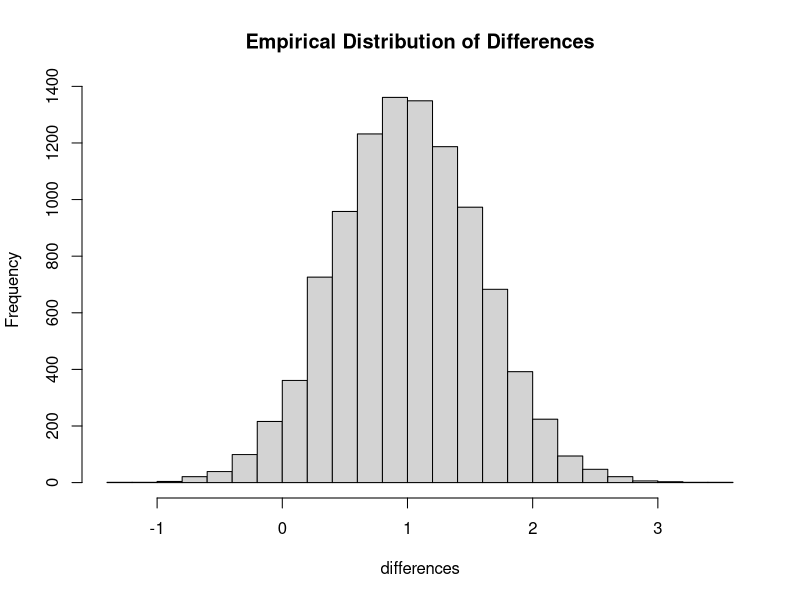
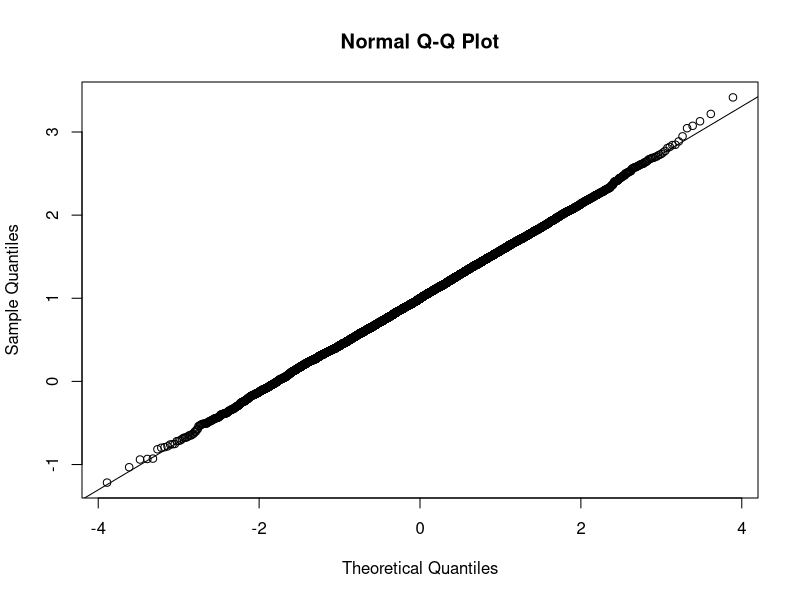
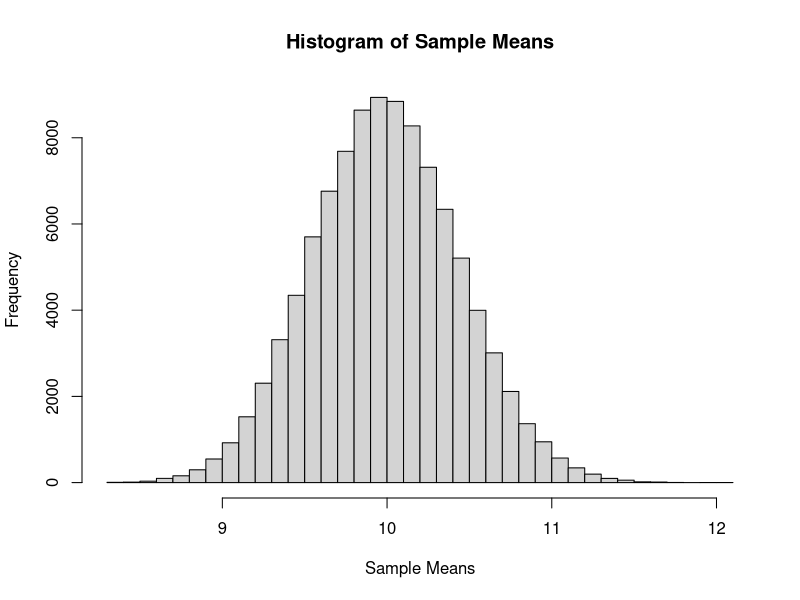
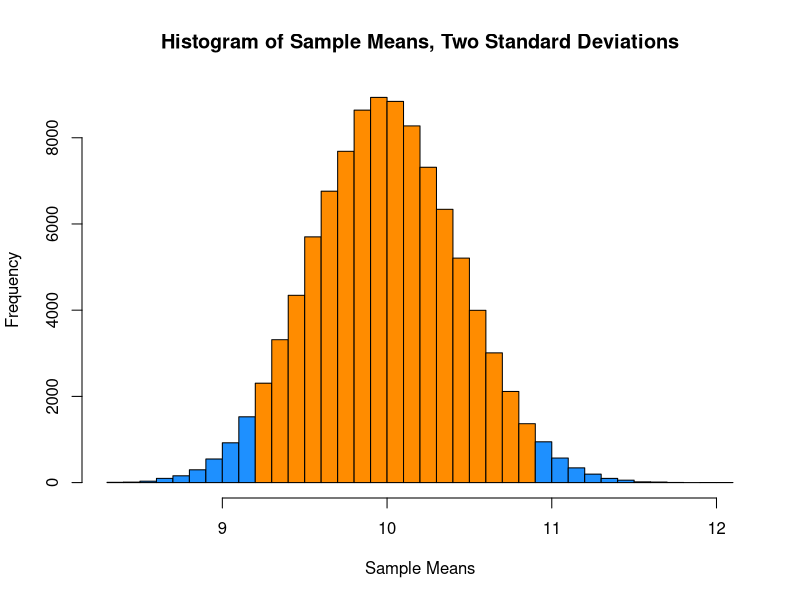

The R script that drew these images, in order:
## ---- chunk 1
3 + 2
3 - 2
3 * 2
3 / 2
## ---- chunk 2
3 ^ 2
2 ^ (-3)
100 ^ (1 / 2)
sqrt(1 / 2)
exp(1)
## ---- chunk 3
pi
exp(1)
## ---- chunk 4
log(10) # natural log
log10(1000) # base 10 log
log2(8) # base 2 log
log(16, base = 4) # base 4 log
## ---- chunk 5
sin(pi / 2)
cos(0)
## ---- chunk 6
c(1, 3, 5, 7, 8, 9)
## ---- chunk 7
x = c(1, 3, 5, 7, 8, 9)
x
## ---- chunk 8
(y = 1:100)
## ---- chunk 9
seq(from = 1.5, to = 4.2, by = 0.1)
## ---- chunk 10
seq(1.5, 4.2, 0.1)
## ---- chunk 11
rep(0.5, times = 10)
## ---- chunk 12
rep(x, 3)
## ---- chunk 13
x
x[3]
x[1:3]
x[-2]
x[c(1,3,4)]
## ---- chunk 14
x = 1:10
x + 1
2 * x
2 ^ x
sqrt(x)
log(x)
## ---- chunk 15
y
## ---- chunk 16
mean(y)
median(y)
## ---- chunk 17
var(y)
sd(y)
IQR(y)
min(y)
max(y)
range(y)
## ---- chunk 18
x = 1:9
x
X = matrix(x, nrow = 3, ncol = 3)
X
Y = matrix(x, nrow = 3, ncol = 3, byrow = TRUE)
Y
Z = matrix(0, 2, 4)
Z
X
X[1, 2]
X[1, ]
X[, 2]
X[2, c(1, 3)]
## ---- chunk 19
x = 1:9
rev(x)
rep(1, 9)
cbind(x, rev(x), rep(1, 9))
rbind(x, rev(x), rep(1, 9))
## ---- chunk 20
x = 1:9
y = 9:1
X = matrix(x, 3, 3)
Y = matrix(y, 3, 3)
X
Y
## ---- chunk 21
X + Y
X - Y
X * Y
X / Y
## ---- chunk 22
X %*% Y
t(X)
Z = matrix(c(9, 2, -3, 2, 4, -2, -3, -2, 16), 3, byrow = T)
Z
solve(Z)
X = matrix(1:6, 2, 3)
X
dim(X)
rowSums(X)
colSums(X)
rowMeans(X)
colMeans(X)
diag(Z)
diag(1:5)
diag(5)
## ---- chunk 23
dnorm(3, mean = 2, sd = 5)
## ---- chunk 24
pnorm(3, mean = 2, sd = 5)
## ---- chunk 25
qnorm(0.975, mean = 2, sd = 5)
## ---- chunk 26
rnorm(10, mean = 2, sd = 5)
## ---- chunk 27
pbinom(5, size = 10, prob = 0.75)
## ---- chunk 28
heights = c(110, 120, 115, 136, 205, 156, 175)
weights = c(64, 67, 62, 60, 77, 70, 66)
heights < 121
heights < 121 | heights == 156
weights[heights > 150]
## ---- chunk 29
a = 1:10
b = 2:4
a < b
## ---- chunk 30
x = 1
y = 3
if (x > y) {
  z = x * y
  print("x is larger than y")
} else {
  z = x + 5 * y
  print("x is less than or equal to y")
}

z
## ---- chunk 31
x = 11:15
for (i in 1:5) {
  x[i] = x[i] * 2
}

x
## ---- chunk 32
x = 11:15
x = x * 2
x
## ---- chunk 33
standardize = function(x) {
  m = mean(x)
  std = sd(x)
  result = (x - m) / std
  result
}
  
x = rnorm(10, 2, 25)
standardize(x)
## ---- chunk 34
get_sd = function(x, biased = FALSE) {
  n = length(x)
  if (biased) {
    std = sqrt((1 / n) * sum((x - mean(x)) ^ 2))
  } else {
    std = sqrt((1 / (n - 1)) * sum((x - mean(x)) ^ 2))
  }
  std
}
## ---- chunk 35
get_sd = function(x, biased = FALSE) {
  n = length(x) - 1 * biased
  sqrt((1 / n) * sum((x - mean(x)) ^ 2))
}
## ---- chunk 36
x = c(15.5, 16.2, 16.1, 15.8, 15.6, 16.0, 15.8, 15.9, 16.2)
mean(x)
sd(x)
## ---- chunk 37
t.test(x, alternative = c("two.sided"), conf.level = 0.95)
## ---- chunk 38
tt = t.test(x, alternative = c("two.sided"), conf.level = 0.95)
tt$conf.int
## ---- chunk 39
qt(0.975, 8)
c(mean(x) - qt(0.975, 8) * sd(x) / sqrt(9),
  mean(x) + qt(0.975, 8) * sd(x) / sqrt(9))
## ---- chunk 40
t.test(x, mu = 16, alternative = c("less"), conf.level = 0.95)
## ---- chunk 41
x = c(70, 82, 78, 74, 94, 82)
y = c(64, 72, 60, 76, 72, 80, 84, 68)
t.test(x, y, alternative = c("greater"), var.equal = TRUE)
## ---- chunk 42
sPooled2 = ((6 - 1) * var(x) + (8 - 1) * var(y)) / (6 + 8 - 2)
sPooled2

test_stat = (mean(x) - mean(y)) / sqrt(sPooled2 * (1 / 6 + 1 / 8))
test_stat
1 - pt(test_stat, 6 + 8 - 2)
## ---- chunk 43
z = 1 / sqrt(0.32)
pnorm(z) - pnorm(-z)
## ---- chunk 44
set.seed(42)
sample_size = 25
mu1 = 6
mu2 = 5
std = 2

samples = 10000
count = 0
differences = rep(0, samples)

for (i in 1:samples) {
  x1 = rnorm(sample_size, mu1, std)
  x2 = rnorm(sample_size, mu2, std)
  differences[i] = mean(x1) - mean(x2)
}

mean(0 < differences & differences < 2)

hist(differences, breaks = 20, main = "Empirical Distribution of Differences")

qqnorm(differences)
qqline(differences)
## ---- chunk 45
set.seed(42)
sample_size = 50
mu = 10
samples = 100000
x_bar = rep(0, samples)

for(i in 1:samples){
  x_bar[i] = mean(rpois(sample_size, lambda = mu))
}

x_bar_hist = hist(x_bar, breaks = 50, 
                  main = "Histogram of Sample Means",
                  xlab = "Sample Means")

c(mean(x_bar), mu)
c(sd(x_bar), sqrt(mu) / sqrt(sample_size))

mean(x_bar > mu - 2 * sqrt(mu) / sqrt(sample_size) &
       x_bar < mu + 2 * sqrt(mu) / sqrt(sample_size))

shading = ifelse(x_bar_hist$breaks > mu - 2 * sqrt(mu) / sqrt(sample_size) & 
                   x_bar_hist$breaks < mu + 2 * sqrt(mu) / sqrt(sample_size),
                  "darkorange", "dodgerblue")

x_bar_hist = hist(x_bar, breaks = 50, col = shading,
                  main = "Histogram of Sample Means, Two Standard Deviations",
                  xlab = "Sample Means")
